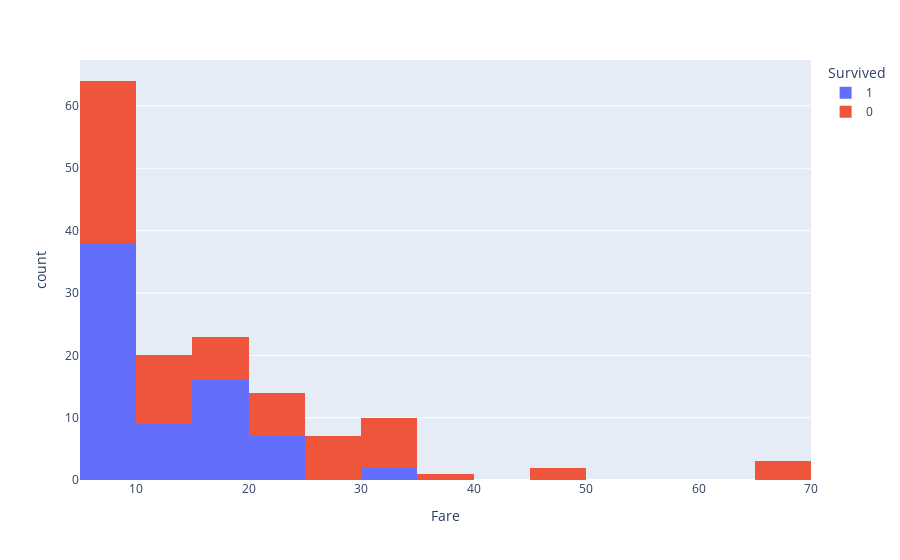

Write notebook code for a chart like this one.
### Code cell
px.histogram(df,x='Fare',color ='Survived')

### Figure 1 — Plotly figure (JSON) as saved in the notebook; plotly's stock layout.template omitted (floating-point values rounded to 4 significant figures)
{"data": [{"alignmentgroup": "True", "bingroup": "x", "hovertemplate": "Survived=1<br>Fare=%{x}<br>count=%{y}<extra></extra>", "legendgroup": "1", "marker": {"color": "#636efa"}, "name": "1", "offsetgroup": "1", "orientation": "v", "showlegend": true, "type": "histogram", "x": [7.925, 11.13, 16.7, 7.225, 8.029, 31.39, 7.879, 7.75, 11.24, 7.879, 7.75, 7.925, 12.47, 7.787, 15.85, 7.65, 24.15, 22.36, 7.75, 15.85, 7.733, 11.13, 22.02, 15.5, 7.854, 7.75, 7.75, 7.925, 31.39, 15.5, 15.25, 7.75, 20.25, 7.75, 7.75, 7.854, 20.52, 23.25, 16.1, 7.879, 7.879, 7.229, 7.75, 7.25, 15.74, 16.7, 16.1, 19.26, 19.26, 12.29, 9.588, 22.36, 7.775, 17.4, 7.75, 15.5, 19.26, 7.55, 7.829, 9.842, 13.42, 7.733, 7.737, 12.47, 7.229, 7.496, 8.683, 12.47, 14.45, 9.35, 19.26, 7.225], "xaxis": "x", "yaxis": "y"}, {"alignmentgroup": "True", "bingroup": "x", "hovertemplate": "Survived=0<br>Fare=%{x}<br>count=%{y}<extra></extra>", "legendgroup": "0", "marker": {"color": "#EF553B"}, "name": "0", "offsetgroup": "0", "orientation": "v", "showlegend": true, "type": "histogram", "x": [7.854, 18, 21.07, 18, 9.475, 17.8, 46.9, 7.896, 14.45, 9.825, 14.46, 31.27, 14.5, 15.25, 34.38, 27.9, 69.55, 10.46, 25.47, 7.55, 14.45, 7.775, 10.46, 20.21, 7.75, 7.75, 8.85, 14.45, 21.07, 7.854, 9.825, 8.662, 25.47, 8.05, 24.15, 14.4, 34.38, 9.838, 25.47, 7.75, 7.629, 9.588, 8.662, 31.27, 31.27, 8.05, 21.07, 14.46, 7.75, 31.27, 16.1, 27.9, 39.69, 27.9, 6.75, 15.5, 46.9, 8.137, 14.45, 7.925, 34.38, 7.75, 69.55, 24.15, 7.775, 31.27, 7.925, 15.25, 69.55, 10.52, 29.12, 23.45], "xaxis": "x", "yaxis": "y"}], "layout": {"barmode": "relative", "legend": {"title": {"text": "Survived"}, "tracegroupgap": 0}, "margin": {"t": 60}, "xaxis": {"anchor": "y", "domain": [0, 1], "title": {"text": "Fare"}}, "yaxis": {"anchor": "x", "domain": [0, 1], "title": {"text": "count"}}}}
